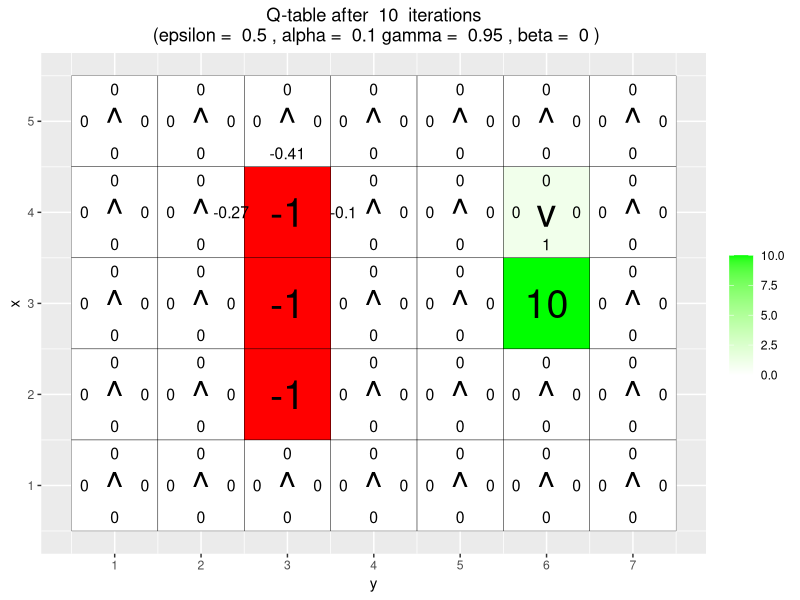
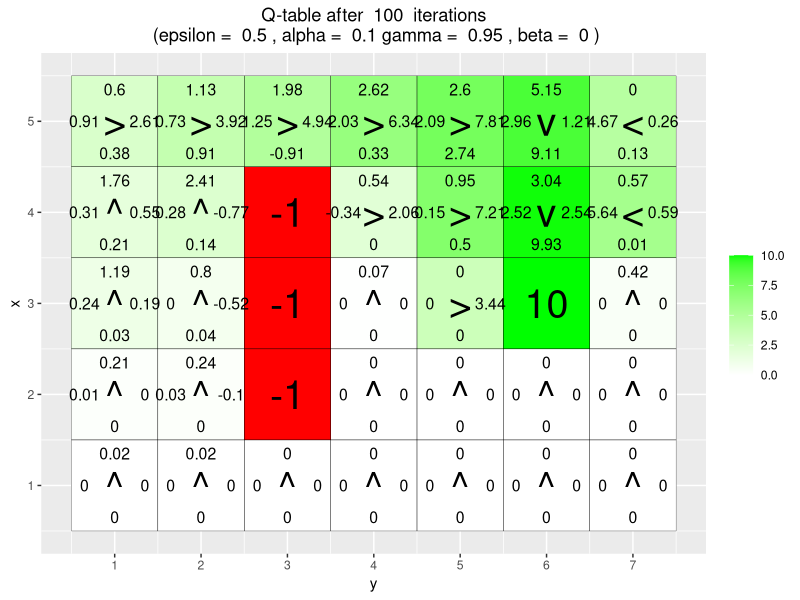
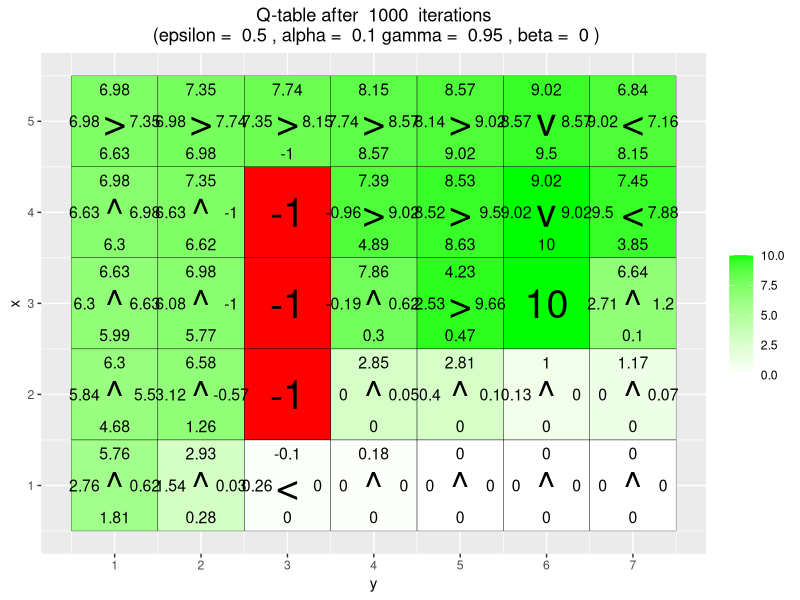
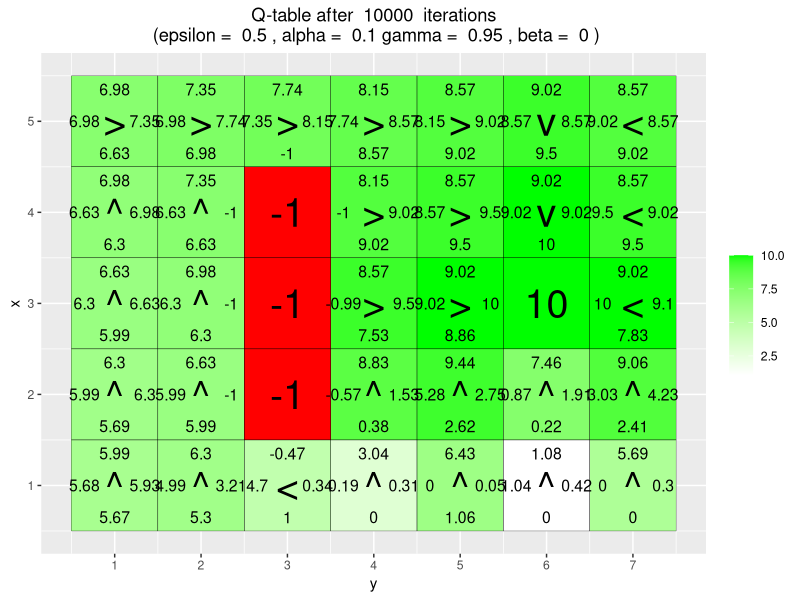
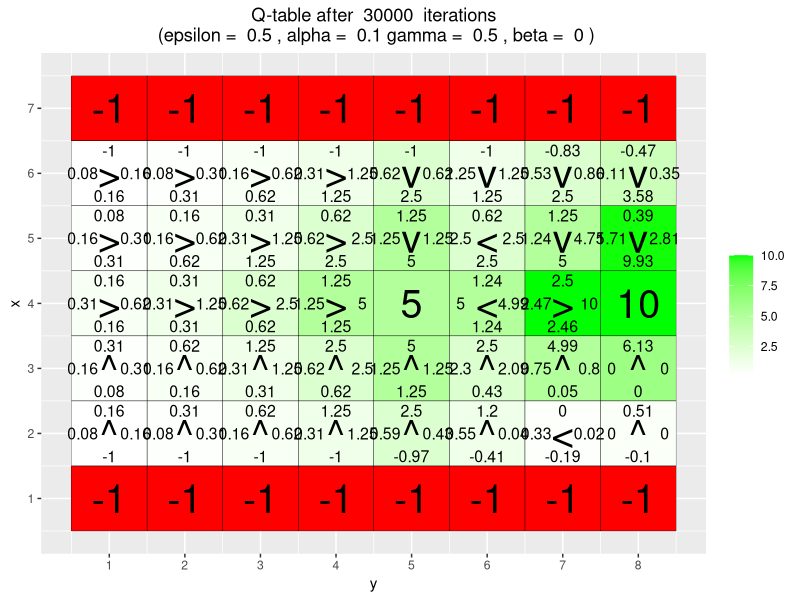
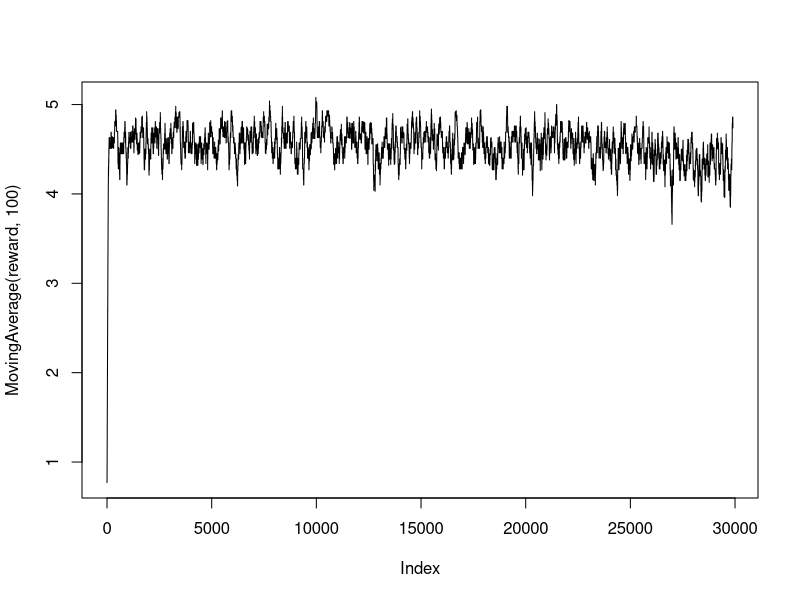
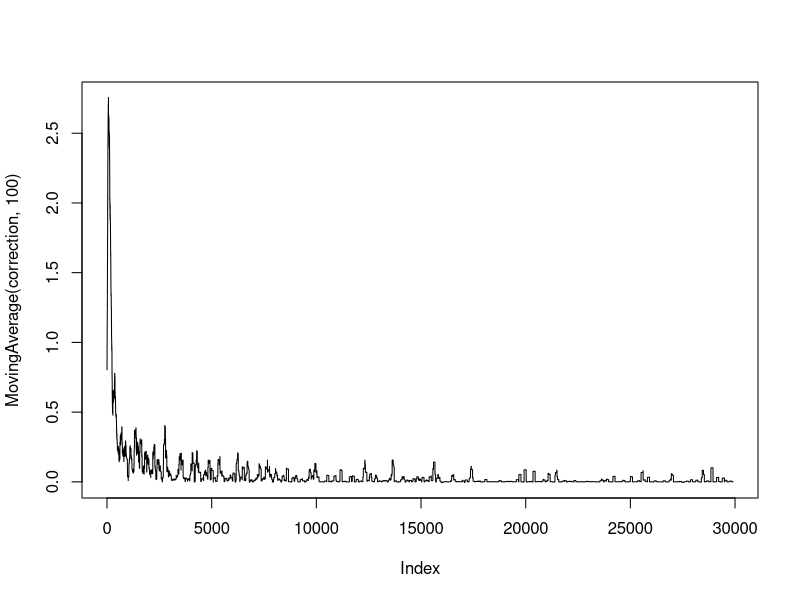
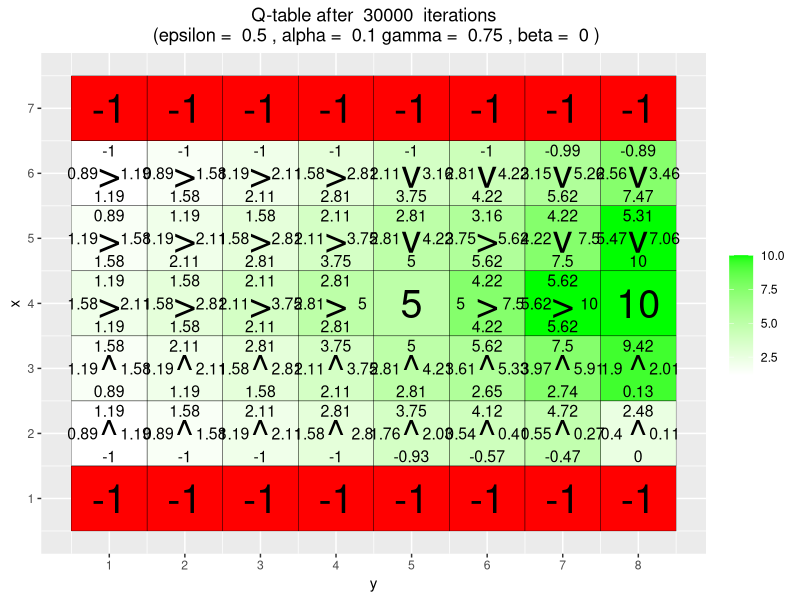

Here is the R script that generated these plots, in order:
## ---- chunk 1
knitr::opts_chunk$set(echo = TRUE)

#####################################################################################################
# Q-learning
#####################################################################################################
library(ggplot2)

arrows <- c("^", ">", "v", "<")
action_deltas <- list(c(1,0), # up
                      c(0,1), # right
                      c(-1,0), # down
                      c(0,-1)) # left

vis_environment <- function(iterations=0, epsilon = 0.5, alpha = 0.1, gamma = 0.95, beta = 0) {
  
  df <- expand.grid(x=1:H,y=1:W)
  foo <- mapply(function(x,y) ifelse(reward_map[x,y] == 0,q_table[x,y,1],NA),df$x,df$y)
  df$val1 <- as.vector(round(foo, 2))
  foo <- mapply(function(x,y) ifelse(reward_map[x,y] == 0,q_table[x,y,2],NA),df$x,df$y)
  df$val2 <- as.vector(round(foo, 2))
  foo <- mapply(function(x,y) ifelse(reward_map[x,y] == 0,q_table[x,y,3],NA),df$x,df$y)
  df$val3 <- as.vector(round(foo, 2))
  foo <- mapply(function(x,y) ifelse(reward_map[x,y] == 0,q_table[x,y,4],NA),df$x,df$y)
  df$val4 <- as.vector(round(foo, 2))
  foo <- mapply(function(x,y) 
    ifelse(reward_map[x,y] == 0,arrows[GreedyPolicy(x,y)],reward_map[x,y]),df$x,df$y)
  df$val5 <- as.vector(foo)
  foo <- mapply(function(x,y) ifelse(reward_map[x,y] == 0,max(q_table[x,y,]),
                                     ifelse(reward_map[x,y]<0,NA,reward_map[x,y])),df$x,df$y)
  df$val6 <- as.vector(foo)
  
  print(ggplot(df,aes(x = y,y = x)) +
          scale_fill_gradient(low = "white", high = "green", na.value = "red", name = "") +
          geom_tile(aes(fill=val6)) +
          geom_text(aes(label = val1),size = 4,nudge_y = .35,na.rm = TRUE) +
          geom_text(aes(label = val2),size = 4,nudge_x = .35,na.rm = TRUE) +
          geom_text(aes(label = val3),size = 4,nudge_y = -.35,na.rm = TRUE) +
          geom_text(aes(label = val4),size = 4,nudge_x = -.35,na.rm = TRUE) +
          geom_text(aes(label = val5),size = 10) +
          geom_tile(fill = 'transparent', colour = 'black') + 
          ggtitle(paste("Q-table after ",iterations," iterations\n",
                        "(epsilon = ",epsilon,", alpha = ",alpha,"gamma = ",gamma,", beta = ",beta,")")) +
          theme(plot.title = element_text(hjust = 0.5)) +
          scale_x_continuous(breaks = c(1:W),labels = c(1:W)) +
          scale_y_continuous(breaks = c(1:H),labels = c(1:H)))
  
}

GreedyPolicy <- function(x, y) {

  return (which.max(q_table[x, y, ]))
}

EpsilonGreedyPolicy <- function(x, y, epsilon) {

  
  if (runif(1) < epsilon) {
    # Do random explorations. This samples a random Action
    return (sample(1:4, 1))
  } else {
    return(GreedyPolicy(x ,y))
  }
}

transition_model <- function(x, y, action, beta) {
  
  delta <- sample(-1:1, size = 1, prob = c(0.5*beta,1-beta,0.5*beta))
  final_action <- ((action + delta + 3) %% 4) + 1
  foo <- c(x,y) + unlist(action_deltas[final_action])
  foo <- pmax(c(1,1),pmin(foo,c(H,W)))
  
  return (foo)
}

q_learning <- function(start_state, epsilon = 0.5, alpha = 0.1, gamma = 0.95, 
                       beta = 0) {

  x <- start_state[1]
  y <- start_state[2]
  episode_correction <- 0 # Init episode correction
  
  repeat {
    # Follow policy, execute action, get reward.
    
    # Follow policy.
    action <- EpsilonGreedyPolicy(x, y, epsilon)
    
    # Execute action. Compute new state using transition model.
    new_state <- transition_model(x, y, action, beta)
    
    # Get reward for new state from reward map.
    reward <- reward_map[new_state[1], new_state[2]]
    
    # Compute correction and update Q-table with Q-learning formula.
    correction <- reward + gamma * max(q_table[new_state[1], new_state[2], ]) - q_table[x, y, action]
    q_table[x, y, action] <<- q_table[x, y, action] + alpha * correction # Update Q-table.
    
    # Update episode correction
    episode_correction <- episode_correction + correction
    
    if(reward != 0) {
      # End episode.
      return (c(reward,episode_correction))
    }
    
    # Update state
    x <- new_state[1]
    y <- new_state[2]
  }
}
## ---- chunk 2
# Environment A (learning)

H <- 5
W <- 7

reward_map <- matrix(0, nrow = H, ncol = W)
reward_map[3,6] <- 10
reward_map[2:4,3] <- -1

q_table <- array(0,dim = c(H,W,4))

for(i in 1:10000) {
  foo <- q_learning(start_state = c(3,1))
  
  if(any(i==c(10,100,1000,10000)))
    vis_environment(i)
}
## ---- chunk 3
# Environment B (the effect of epsilon and gamma)

H <- 7
W <- 8

reward_map <- matrix(0, nrow = H, ncol = W)
reward_map[1,] <- -1
reward_map[7,] <- -1
reward_map[4,5] <- 5
reward_map[4,8] <- 10

q_table <- array(0,dim = c(H,W,4))

MovingAverage <- function(x, n) {
  
  cx <- c(0,cumsum(x))
  rsum <- (cx[(n+1):length(cx)] - cx[1:(length(cx) - n)]) / n
  
  return (rsum)
}

for(j in c(0.5,0.75,0.95)) {
  q_table <- array(0,dim = c(H,W,4))
  reward <- NULL
  correction <- NULL
  
  for(i in 1:30000){
    foo <- q_learning(gamma = j, start_state = c(4,1))
    reward <- c(reward,foo[1])
    correction <- c(correction,foo[2])
  }
  
  vis_environment(i, gamma = j)
  plot(MovingAverage(reward,100),type = "l")
  plot(MovingAverage(correction,100),type = "l")
}

for(j in c(0.5,0.75,0.95)) {
  q_table <- array(0,dim = c(H,W,4))
  reward <- NULL
  correction <- NULL
  
  for(i in 1:30000){
    foo <- q_learning(epsilon = 0.1, gamma = j, start_state = c(4,1))
    reward <- c(reward,foo[1])
    correction <- c(correction,foo[2])
  }
  
  vis_environment(i, epsilon = 0.1, gamma = j)
  plot(MovingAverage(reward,100),type = "l")
  plot(MovingAverage(correction,100),type = "l")
}
## ---- chunk 4
# Environment C (the effect of beta).

H <- 3
W <- 6

reward_map <- matrix(0, nrow = H, ncol = W)
reward_map[1,2:5] <- -1
reward_map[1,6] <- 10

q_table <- array(0,dim = c(H,W,4))

for(j in c(0,0.2,0.4,0.66)) {
  q_table <- array(0,dim = c(H,W,4))
  
  for(i in 1:10000)
    foo <- q_learning(gamma = 0.6, beta = j, start_state = c(1,1))
  
  vis_environment(i, gamma = 0.6, beta = j)
}
